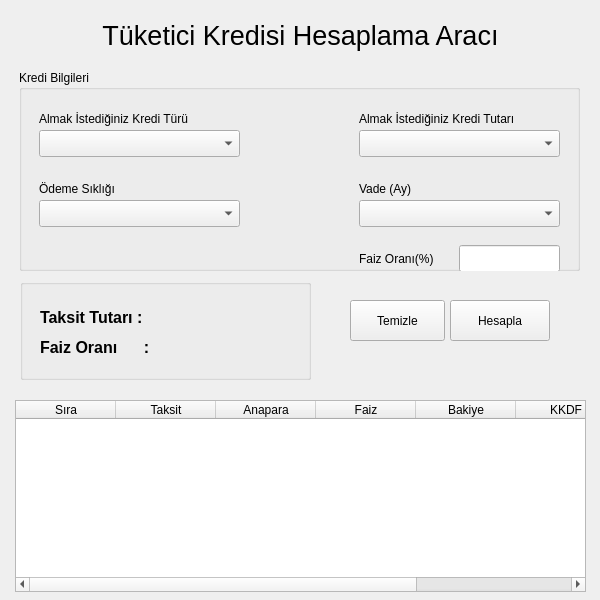
<?xml version="1.0" encoding="UTF-8"?>
<ui version="4.0">
 <class>Form</class>
 <widget class="QWidget" name="Form">
  <property name="geometry">
   <rect>
    <x>0</x>
    <y>0</y>
    <width>600</width>
    <height>600</height>
   </rect>
  </property>
  <property name="windowTitle">
   <string>Form</string>
  </property>
  <widget class="QLabel" name="label">
   <property name="geometry">
    <rect>
     <x>10</x>
     <y>20</y>
     <width>581</width>
     <height>31</height>
    </rect>
   </property>
   <property name="font">
    <font>
     <pointsize>20</pointsize>
     <weight>50</weight>
     <bold>false</bold>
    </font>
   </property>
   <property name="text">
    <string>Tüketici Kredisi Hesaplama Aracı</string>
   </property>
   <property name="alignment">
    <set>Qt::AlignCenter</set>
   </property>
  </widget>
  <widget class="QGroupBox" name="groupBox">
   <property name="geometry">
    <rect>
     <x>19</x>
     <y>70</y>
     <width>561</width>
     <height>201</height>
    </rect>
   </property>
   <property name="title">
    <string>Kredi Bilgileri</string>
   </property>
   <widget class="QLabel" name="label_2">
    <property name="geometry">
     <rect>
      <x>20</x>
      <y>40</y>
      <width>201</width>
      <height>17</height>
     </rect>
    </property>
    <property name="text">
     <string>Almak İstediğiniz Kredi Türü</string>
    </property>
   </widget>
   <widget class="QLabel" name="label_3">
    <property name="geometry">
     <rect>
      <x>340</x>
      <y>40</y>
      <width>201</width>
      <height>17</height>
     </rect>
    </property>
    <property name="text">
     <string>Almak İstediğiniz Kredi Tutarı</string>
    </property>
   </widget>
   <widget class="QLabel" name="label_4">
    <property name="geometry">
     <rect>
      <x>20</x>
      <y>110</y>
      <width>201</width>
      <height>17</height>
     </rect>
    </property>
    <property name="text">
     <string>Ödeme Sıklığı</string>
    </property>
   </widget>
   <widget class="QLabel" name="label_5">
    <property name="geometry">
     <rect>
      <x>340</x>
      <y>110</y>
      <width>201</width>
      <height>17</height>
     </rect>
    </property>
    <property name="text">
     <string>Vade (Ay)</string>
    </property>
   </widget>
   <widget class="QComboBox" name="cbKt">
    <property name="geometry">
     <rect>
      <x>20</x>
      <y>60</y>
      <width>201</width>
      <height>27</height>
     </rect>
    </property>
   </widget>
   <widget class="QComboBox" name="cbKtu">
    <property name="geometry">
     <rect>
      <x>340</x>
      <y>60</y>
      <width>201</width>
      <height>27</height>
     </rect>
    </property>
   </widget>
   <widget class="QComboBox" name="cbOs">
    <property name="geometry">
     <rect>
      <x>20</x>
      <y>130</y>
      <width>201</width>
      <height>27</height>
     </rect>
    </property>
   </widget>
   <widget class="QComboBox" name="cbVade">
    <property name="geometry">
     <rect>
      <x>340</x>
      <y>130</y>
      <width>201</width>
      <height>27</height>
     </rect>
    </property>
   </widget>
   <widget class="QLabel" name="label_6">
    <property name="geometry">
     <rect>
      <x>340</x>
      <y>180</y>
      <width>91</width>
      <height>17</height>
     </rect>
    </property>
    <property name="text">
     <string>Faiz Oranı(%)</string>
    </property>
   </widget>
   <widget class="QLineEdit" name="txtFaiz">
    <property name="geometry">
     <rect>
      <x>440</x>
      <y>175</y>
      <width>101</width>
      <height>27</height>
     </rect>
    </property>
   </widget>
  </widget>
  <widget class="QPushButton" name="btnHesapla">
   <property name="geometry">
    <rect>
     <x>450</x>
     <y>300</y>
     <width>100</width>
     <height>41</height>
    </rect>
   </property>
   <property name="autoFillBackground">
    <bool>false</bool>
   </property>
   <property name="text">
    <string>Hesapla</string>
   </property>
   <property name="checkable">
    <bool>false</bool>
   </property>
   <property name="autoDefault">
    <bool>true</bool>
   </property>
   <property name="default">
    <bool>false</bool>
   </property>
   <property name="flat">
    <bool>false</bool>
   </property>
  </widget>
  <widget class="QPushButton" name="btnTemizle">
   <property name="geometry">
    <rect>
     <x>350</x>
     <y>300</y>
     <width>95</width>
     <height>41</height>
    </rect>
   </property>
   <property name="text">
    <string>Temizle</string>
   </property>
  </widget>
  <widget class="QTableWidget" name="tableWidget">
   <property name="geometry">
    <rect>
     <x>15</x>
     <y>400</y>
     <width>571</width>
     <height>192</height>
    </rect>
   </property>
   <column>
    <property name="text">
     <string>Sıra</string>
    </property>
   </column>
   <column>
    <property name="text">
     <string>Taksit</string>
    </property>
   </column>
   <column>
    <property name="text">
     <string>Anapara</string>
    </property>
   </column>
   <column>
    <property name="text">
     <string>Faiz</string>
    </property>
   </column>
   <column>
    <property name="text">
     <string>Bakiye</string>
    </property>
   </column>
   <column>
    <property name="text">
     <string>KKDF</string>
    </property>
   </column>
   <column>
    <property name="text">
     <string>BSMV</string>
    </property>
   </column>
  </widget>
  <widget class="QGroupBox" name="gbSonuclar">
   <property name="geometry">
    <rect>
     <x>20</x>
     <y>279</y>
     <width>291</width>
     <height>101</height>
    </rect>
   </property>
   <property name="title">
    <string/>
   </property>
   <widget class="QLabel" name="label_8">
    <property name="geometry">
     <rect>
      <x>20</x>
      <y>60</y>
      <width>241</width>
      <height>17</height>
     </rect>
    </property>
    <property name="font">
     <font>
      <pointsize>12</pointsize>
      <weight>75</weight>
      <bold>true</bold>
     </font>
    </property>
    <property name="text">
     <string>Faiz Oranı      :</string>
    </property>
   </widget>
   <widget class="QLabel" name="label_7">
    <property name="geometry">
     <rect>
      <x>20</x>
      <y>30</y>
      <width>241</width>
      <height>17</height>
     </rect>
    </property>
    <property name="font">
     <font>
      <pointsize>12</pointsize>
      <weight>75</weight>
      <bold>true</bold>
     </font>
    </property>
    <property name="text">
     <string>Taksit Tutarı :</string>
    </property>
   </widget>
  </widget>
 </widget>
 <resources/>
 <connections/>
</ui>
